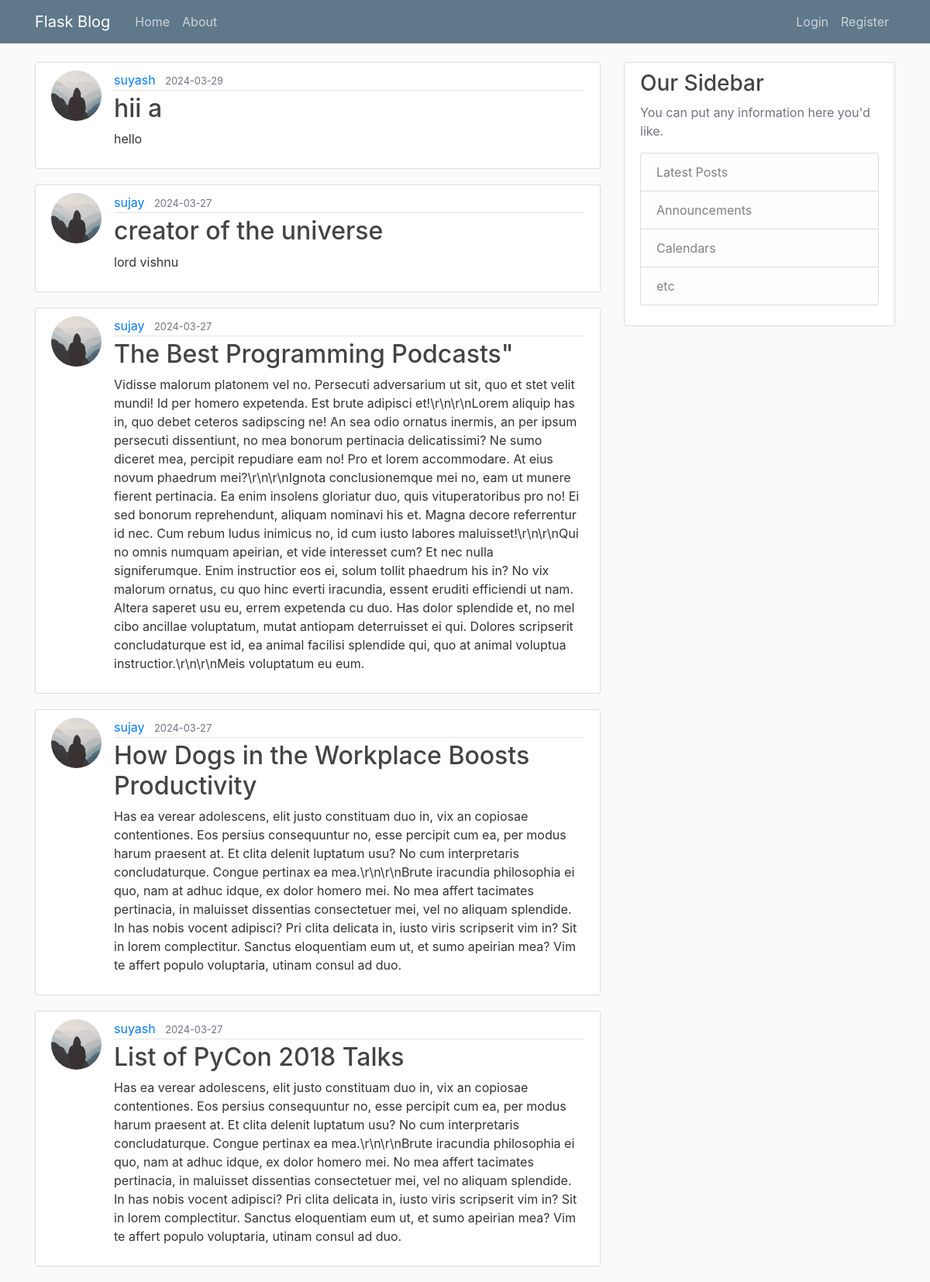
The page /home on the database its author committed.
### flaskblog/models.py (models this page shows, shortened)
class Post(db.Model):
    id = db.Column(db.Integer, primary_key=True)
    title = db.Column(db.String(100), nullable=False)
    date_posted = db.Column(db.DateTime, nullable=False, default=datetime.utcnow)
    content = db.Column(db.Text, nullable=False)
    user_id = db.Column(db.Integer, db.ForeignKey('user.id'), nullable=False)

class User(db.Model, UserMixin):
    id = db.Column(db.Integer, primary_key=True)
    username = db.Column(db.String(20), unique=True, nullable=False)
    email = db.Column(db.String(120), unique=True, nullable=False)
    image_file = db.Column(db.String(20), nullable=False, default='default.jpg')
    password = db.Column(db.String(60), nullable=False)
    posts = db.relationship('Post', backref='author', lazy=True)

### flaskblog/routes.py (the view)
@app.route("/")
@app.route("/home")
def home():
    page = request.args.get('page', 1, type=int)
    posts = Post.query.order_by(Post.date_posted.desc()).paginate(page=page, per_page=5)
    return render_template('home.html', posts=posts)

### flaskblog/templates/home.html
{% extends "layout.html" %}
{% block content%}
  {% for post in posts %}
    <article class="media content-section">
      <img class="rounded-circle article-img" src="{{ url_for('static', filename='profile_pics/' + post.author.image_file) }}">
      <div class="media-body">
        <div class="article-metadata">
          <a class="mr-2" href="#">{{ post.author.username }}</a>
          <small class="text-muted">{{ post.date_posted.strftime('%Y-%m-%d') }}</small>
        </div>
        <h2><a class="article-title" href="{{ url_for('post', post_id=post.id) }}">{{ post.title }}</a></h2>
        <p class="article-content">{{ post.content }}</p>
      </div>
    </article>
  {% endfor %}
{% endblock content%}

### flaskblog/templates/layout.html (shortened to what this page needs)
<!DOCTYPE html>
<html>
<head>
    <link rel="stylesheet" href="https://maxcdn.bootstrapcdn.com/bootstrap/4.0.0/css/bootstrap.min.css">
    <link rel="stylesheet" type="text/css" href="{{ url_for('static', filename='main.css') }}">
</head>
<body>
    <header class="site-header">
      <nav class="navbar navbar-expand-md navbar-dark bg-steel fixed-top">
        <div class="container">
          <a class="navbar-brand mr-4" href="/">Flask Blog</a>
          <div class="collapse navbar-collapse" id="navbarToggle">
            <div class="navbar-nav mr-auto">
              <a class="nav-item nav-link" href="{{ url_for('home') }}">Home</a>
              <a class="nav-item nav-link" href="{{ url_for('about') }}">About</a>
            </div>
            <div class="navbar-nav">
              {% if current_user.is_authenticated %}
              <a class="nav-item nav-link" href="{{ url_for('new_post') }}">New Post</a>
              <a class="nav-item nav-link" href="{{ url_for('account') }}">Account</a>
              <a class="nav-item nav-link" href="{{ url_for('logout') }}">Logout</a>
              {% else %}
                <a class="nav-item nav-link" href="{{ url_for('login') }}">Login</a>
                <a class="nav-item nav-link" href="{{ url_for('register') }}">Register</a>
              {% endif %}
              </div>
          </div>
        </div>
      </nav>
    </header>
    <main role="main" class="container">
      <div class="row">
        <div class="col-md-8">
          {% block content %}{% endblock %}
        </div>
        <div class="col-md-4">
          <div class="content-section">
            <h3>Our Sidebar</h3>
            <p class='text-muted'>You can put any information here you'd like.
              <ul class="list-group">
                <li class="list-group-item list-group-item-light">Latest Posts</li>
                <li class="list-group-item list-group-item-light">Announcements</li>
                <li class="list-group-item list-group-item-light">Calendars</li>
                <li class="list-group-item list-group-item-light">etc</li>
              </ul>
            </p>
          </div>
        </div>
      </div>
    </main>
</body>
</html>

### flaskblog/static/main.css (style rules this page uses)
body { background: #fafafa; color: #333333; margin-top: 5rem; }
h1, h2, h3, h4, h5, h6 { color: #444444; }
.bg-steel { background-color: #5f788a; }
.site-header .navbar-nav .nav-link { color: #cbd5db; }
.content-section { background: #ffffff; padding: 10px 20px; border: 1px solid #dddddd; border-radius: 3px; margin-bottom: 20px; }
.article-title { color: #444444; }
.article-content { white-space: pre-line; }
.article-img { height: 65px; width: 65px; margin-right: 16px; }
.article-metadata { padding-bottom: 1px; margin-bottom: 4px; border-bottom: 1px solid #e3e3e3 }

### rows shown on the page
Post: image_file (picture), author.username "suyash", date_posted "2024-03-29", title "hii a", content "hello"
Post: image_file (placeholder picture), author.username "sujay", date_posted "2024-03-27", title "creator of the universe", content "lord vishnu"
Post: image_file (placeholder picture), author.username "sujay", date_posted "2024-03-27", title "The Best Programming Podcasts\"", content "Vidisse malorum platonem vel no. Persecuti adversarium ut sit, quo et stet velit mundi! Id per homero expetenda. Est brute adipisci et!\\r\\n\\r\\nLorem aliquip has in, quo debet ceteros sadipscing ne! An sea odio ornatus inermis, an per ipsum persecuti dissentiunt, no mea bonorum pertinacia delicatissimi? Ne sumo diceret mea, percipit repudiare eam no! Pro et lorem accommodare. At eius novum phaedrum mei?\\r\\n\\r\\nIgnota conclusionemque mei no, eam ut munere fierent pertinacia. Ea enim insolens gloriatur duo, quis vituperatoribus pro no! Ei sed bonorum reprehendunt, aliquam nominavi his et. Magna decore referrentur id nec. Cum rebum ludus inimicus no, id cum iusto labores maluisset!\\r\\n\\r\\nQui…"
Post: image_file (placeholder picture), author.username "sujay", date_posted "2024-03-27", title "How Dogs in the Workplace Boosts Productivity", content "Has ea verear adolescens, elit justo constituam duo in, vix an copiosae contentiones. Eos persius consequuntur no, esse percipit cum ea, per modus harum praesent at. Et clita delenit luptatum usu? No cum interpretaris concludaturque. Congue pertinax ea mea.\\r\\n\\r\\nBrute iracundia philosophia ei quo, nam at adhuc idque, ex dolor homero mei. No mea affert tacimates pertinacia, in maluisset dissentias consectetuer mei, vel no aliquam splendide. In has nobis vocent adipisci? Pri clita delicata in, iusto viris scripserit vim in? Sit in lorem complectitur. Sanctus eloquentiam eum ut, et sumo apeirian mea? Vim te affert populo voluptaria, utinam consul ad duo."
Post: image_file (picture), author.username "suyash", date_posted "2024-03-27", title "List of PyCon 2018 Talks", content "Has ea verear adolescens, elit justo constituam duo in, vix an copiosae contentiones. Eos persius consequuntur no, esse percipit cum ea, per modus harum praesent at. Et clita delenit luptatum usu? No cum interpretaris concludaturque. Congue pertinax ea mea.\\r\\n\\r\\nBrute iracundia philosophia ei quo, nam at adhuc idque, ex dolor homero mei. No mea affert tacimates pertinacia, in maluisset dissentias consectetuer mei, vel no aliquam splendide. In has nobis vocent adipisci? Pri clita delicata in, iusto viris scripserit vim in? Sit in lorem complectitur. Sanctus eloquentiam eum ut, et sumo apeirian mea? Vim te affert populo voluptaria, utinam consul ad duo."
